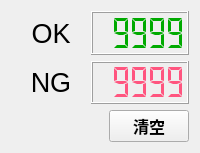
<?xml version="1.0" encoding="UTF-8"?>
<ui version="4.0">
 <class>TotalAction</class>
 <widget class="QWidget" name="TotalAction">
  <property name="geometry">
   <rect>
    <x>0</x>
    <y>0</y>
    <width>200</width>
    <height>153</height>
   </rect>
  </property>
  <property name="minimumSize">
   <size>
    <width>200</width>
    <height>153</height>
   </size>
  </property>
  <property name="maximumSize">
   <size>
    <width>384</width>
    <height>282</height>
   </size>
  </property>
  <property name="windowTitle">
   <string>Form</string>
  </property>
  <layout class="QGridLayout" name="gridLayout">
   <item row="0" column="0">
    <layout class="QHBoxLayout" name="horizontalLayout">
     <property name="spacing">
      <number>0</number>
     </property>
     <item>
      <widget class="QLabel" name="label">
       <property name="minimumSize">
        <size>
         <width>0</width>
         <height>0</height>
        </size>
       </property>
       <property name="maximumSize">
        <size>
         <width>80</width>
         <height>100</height>
        </size>
       </property>
       <property name="font">
        <font>
         <family>Arial</family>
         <pointsize>20</pointsize>
        </font>
       </property>
       <property name="styleSheet">
        <string notr="true"/>
       </property>
       <property name="text">
        <string>OK</string>
       </property>
       <property name="alignment">
        <set>Qt::AlignCenter</set>
       </property>
      </widget>
     </item>
     <item>
      <widget class="QLCDNumber" name="lcdNumber_OK">
       <property name="minimumSize">
        <size>
         <width>0</width>
         <height>0</height>
        </size>
       </property>
       <property name="maximumSize">
        <size>
         <width>280</width>
         <height>100</height>
        </size>
       </property>
       <property name="styleSheet">
        <string notr="true">color: rgb(0, 170, 0);</string>
       </property>
       <property name="smallDecimalPoint">
        <bool>false</bool>
       </property>
       <property name="digitCount">
        <number>5</number>
       </property>
       <property name="segmentStyle">
        <enum>QLCDNumber::Flat</enum>
       </property>
       <property name="value" stdset="0">
        <double>9999.000000000000000</double>
       </property>
       <property name="intValue" stdset="0">
        <number>9999</number>
       </property>
      </widget>
     </item>
    </layout>
   </item>
   <item row="1" column="0">
    <layout class="QHBoxLayout" name="horizontalLayout_2">
     <property name="spacing">
      <number>0</number>
     </property>
     <item>
      <widget class="QLabel" name="label_2">
       <property name="minimumSize">
        <size>
         <width>0</width>
         <height>0</height>
        </size>
       </property>
       <property name="maximumSize">
        <size>
         <width>80</width>
         <height>100</height>
        </size>
       </property>
       <property name="font">
        <font>
         <family>Arial</family>
         <pointsize>20</pointsize>
        </font>
       </property>
       <property name="styleSheet">
        <string notr="true"/>
       </property>
       <property name="text">
        <string>NG</string>
       </property>
       <property name="alignment">
        <set>Qt::AlignCenter</set>
       </property>
      </widget>
     </item>
     <item>
      <widget class="QLCDNumber" name="lcdNumber_NG">
       <property name="minimumSize">
        <size>
         <width>0</width>
         <height>0</height>
        </size>
       </property>
       <property name="maximumSize">
        <size>
         <width>280</width>
         <height>100</height>
        </size>
       </property>
       <property name="styleSheet">
        <string notr="true">color: rgb(255, 85, 127);</string>
       </property>
       <property name="smallDecimalPoint">
        <bool>false</bool>
       </property>
       <property name="digitCount">
        <number>5</number>
       </property>
       <property name="segmentStyle">
        <enum>QLCDNumber::Flat</enum>
       </property>
       <property name="value" stdset="0">
        <double>9999.000000000000000</double>
       </property>
       <property name="intValue" stdset="0">
        <number>9999</number>
       </property>
      </widget>
     </item>
    </layout>
   </item>
   <item row="2" column="0">
    <layout class="QHBoxLayout" name="horizontalLayout_3">
     <item>
      <spacer name="horizontalSpacer">
       <property name="orientation">
        <enum>Qt::Horizontal</enum>
       </property>
       <property name="sizeHint" stdset="0">
        <size>
         <width>40</width>
         <height>20</height>
        </size>
       </property>
      </spacer>
     </item>
     <item>
      <widget class="QPushButton" name="pushButton_Clear">
       <property name="minimumSize">
        <size>
         <width>0</width>
         <height>0</height>
        </size>
       </property>
       <property name="font">
        <font>
         <family>Arial</family>
         <pointsize>12</pointsize>
         <weight>75</weight>
         <bold>true</bold>
        </font>
       </property>
       <property name="text">
        <string>清空</string>
       </property>
      </widget>
     </item>
    </layout>
   </item>
  </layout>
 </widget>
 <resources/>
 <connections/>
</ui>
